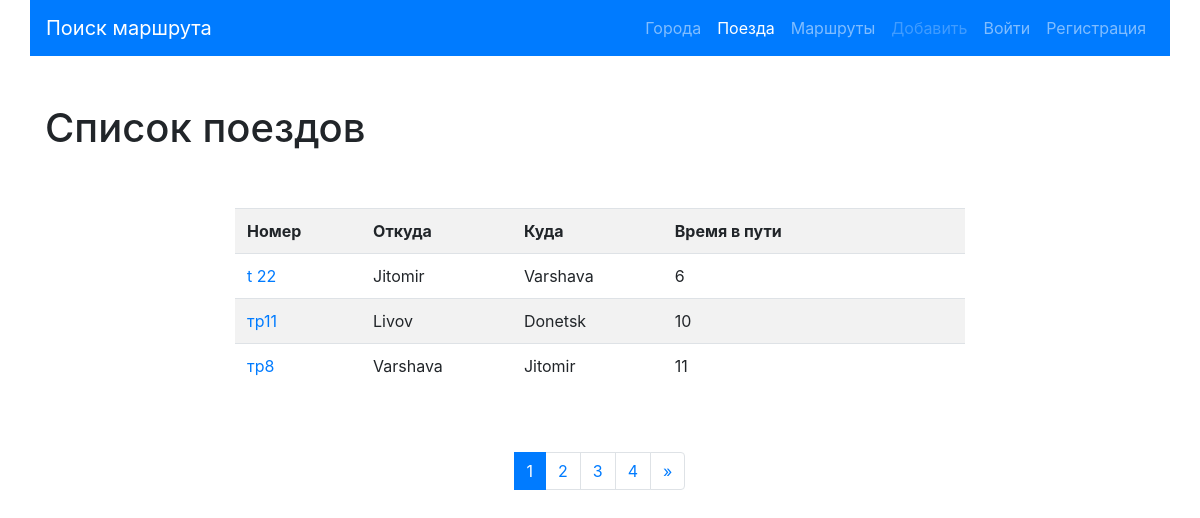
The app's page /trains/, older data.
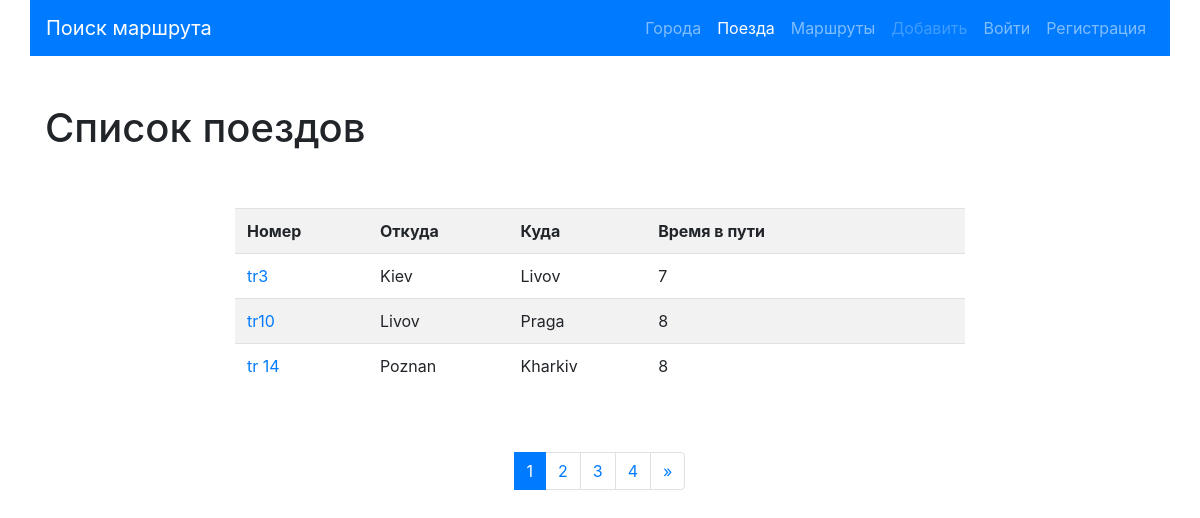
The same page, newer data.
### trains/models.py (models this page shows, shortened)
class Train(models.Model):
    name = models.CharField(max_length=50, unique=True, verbose_name="Номер поезда")
    travel_time = models.PositiveSmallIntegerField(verbose_name='Время в пути')
    from_city = models.ForeignKey(City,on_delete=models.CASCADE,
                                  related_name='from_city_set',
                                  verbose_name='Из какого города'
                                  )
    to_city = models.ForeignKey('cities.City',on_delete=models.CASCADE,
                                  related_name='to_city_set',
                                  verbose_name='В какой город'
                                  )
    class Meta:
        verbose_name = 'Поезд'
        verbose_name_plural = 'Поезд'
        ordering = ['travel_time']

### cities/models.py (models this page shows, shortened)
class City(models.Model):
    name = models.CharField(max_length=150, unique=True, verbose_name='Город')
    def __str__(self):
        return self.name
    class Meta:
        verbose_name = 'Город'
        verbose_name_plural = 'Города'
        ordering = ['name']

### trains/views.py (the view)
# urls.py: path('', TrainListView.as_view(), name='home'),
class TrainListView(ListView):
    paginate_by = 3
    model = Train
    template_name = 'trains/home.html'

### trains/templates/trains/home.html (shortened to what this page needs)
{% extends 'base.html' %}
{% block content %}
<h1>Список поездов</h1>
<div class="row">
    <div class="col-md-8 mx-auto my-5">
        <table class="table table-striped">
            <tr>
                <th>Номер</th>
                <th>Откуда</th>
                <th>Куда</th>
                <th>Время в пути</th>
                <th>&nbsp;</th>
                <th>&nbsp;</th>
            </tr>
            {% for object in page_obj %}
            <tr>
                <td>
                     <a href="{% url 'trains:detail' pk=object.pk %}">{{ object.name }}</a>
                </td>
                <td>{{ object.from_city }}</td>
                <td>{{ object.to_city }}</td>
                <td>{{ object.travel_time }}</td>
                {% if user.is_authenticated %}
                <td>
                    <a href="{% url 'trains:update' pk=object.pk %}">
                             <button type="submit" class="btn btn-primary">Редактировать</button></a>
     </td>
                <td>                    <a href="{% url 'trains:delete' pk=object.pk %}">
                             <button type="submit" class="btn btn-danger">Удалить</button></a>
</td>
                {% else %}
                 <td>&nbsp;</td>
                <td>&nbsp;</td>
                {% endif %}
            </tr>
        {% endfor %}
            </table>
    </div>
</div>
<nav aria-label="Page navigation example">
  <ul class="pagination justify-content-center">
      {% for page in page_obj.paginator.page_range%}
          <li class="page-item {% if page == page_obj.number %} active {% endif %}">
              <a class="page-link" href="?page={{page}}">
                  {{ page }}
              </a>
          </li>
      {% endfor %}
    <li class="page-item">
        {% if page_obj.has_next %}
            <a class="page-link" href="?page={{ page_obj.paginator.num_pages }}" arial-label="Next">
        <span aria-hidden="true">&raquo;</span></a>
        {% endif %}
    </li>
  </ul>
</nav>
{% endblock %}

Row changes from the older to the newer data that the page shows:
no longer on this page (row edited): Train: name "t 22", from_city "Jitomir", to_city "Varshava", travel_time "6"
no longer on this page (row unchanged): Train: name "тр11", from_city "Livov", to_city "Donetsk", travel_time "10"
no longer on this page (row edited): Train: name "тр8", from_city "Varshava", to_city "Jitomir", travel_time "11"
now on this page (row edited): Train: name "tr3", from_city "Kiev", to_city "Livov", travel_time "7"
now on this page (row edited): Train: name "tr10", from_city "Livov", to_city "Praga", travel_time "8"
now on this page (row edited): Train: name "tr 14", from_city "Poznan", to_city "Kharkiv", travel_time "8"
